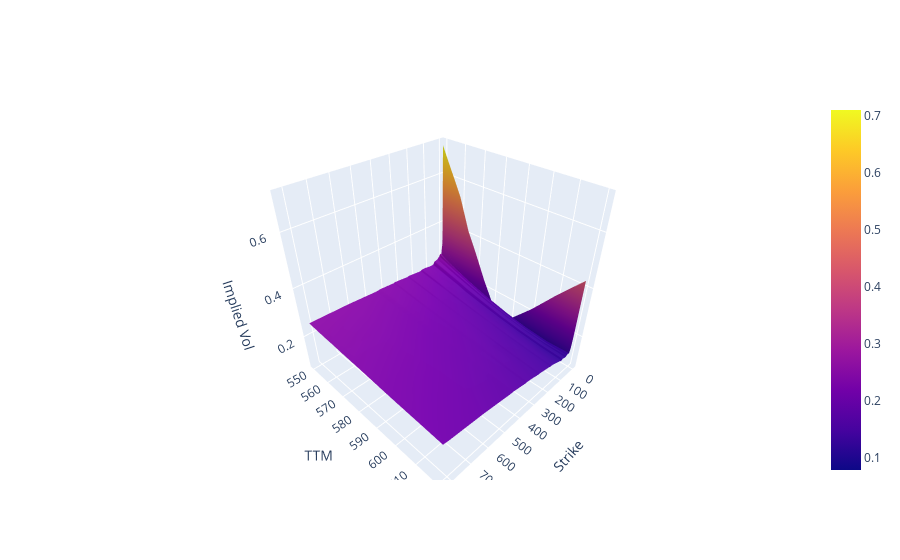

Source (notebook cell):
### Code cell
# Create grid data
surface = (
    calls[['daysToExpiration', 'strike', 'impliedVolatility']]
    .pivot_table(values='impliedVolatility', index='strike', columns='daysToExpiration')
    .dropna()
)

x, y = np.meshgrid(x, y)
# get the 1d values from the pivoted dataframe
x, y, z = surface.columns.values, surface.index.values, surface.values

# return coordinate matrices from coordinate vectors
X, Y = np.meshgrid(x, y)

#z = np.sin(np.sqrt(x**2 + y**2))

# Create a 3D surface plot
fig = go.Figure(data=[go.Surface(z=z, x=x, y=y)])

fig.update_layout(scene=dict(
    xaxis_title='TTM',
    yaxis_title='Strike',
    zaxis_title='Implied Vol'
))

fig.show()

### Figure 1 — Plotly figure (JSON) as saved in the notebook; plotly's stock layout.template omitted (floating-point values rounded to 4 significant figures; data arrays with more than 128 entries replaced by an {"elided": "..."} marker saying what was removed)
{"data": [{"type": "surface", "x": [1, 4, 5, 6, 7, 8, 14, 15, 22, 29, 36, 43, 64, 75, 92, 106, 134, 155, 165, 182, 246, 256, 302, 337, 348, 428, 456, 609, 792, 820], "y": [550, 560, 565, 570, 575, 580, 590, 600, 610, 620], "z": {"elided": "10x30 float values"}}], "layout": {"scene": {"xaxis": {"title": {"text": "Strike"}}, "yaxis": {"title": {"text": "TTM"}}, "zaxis": {"title": {"text": "Implied Vol"}}}}}
